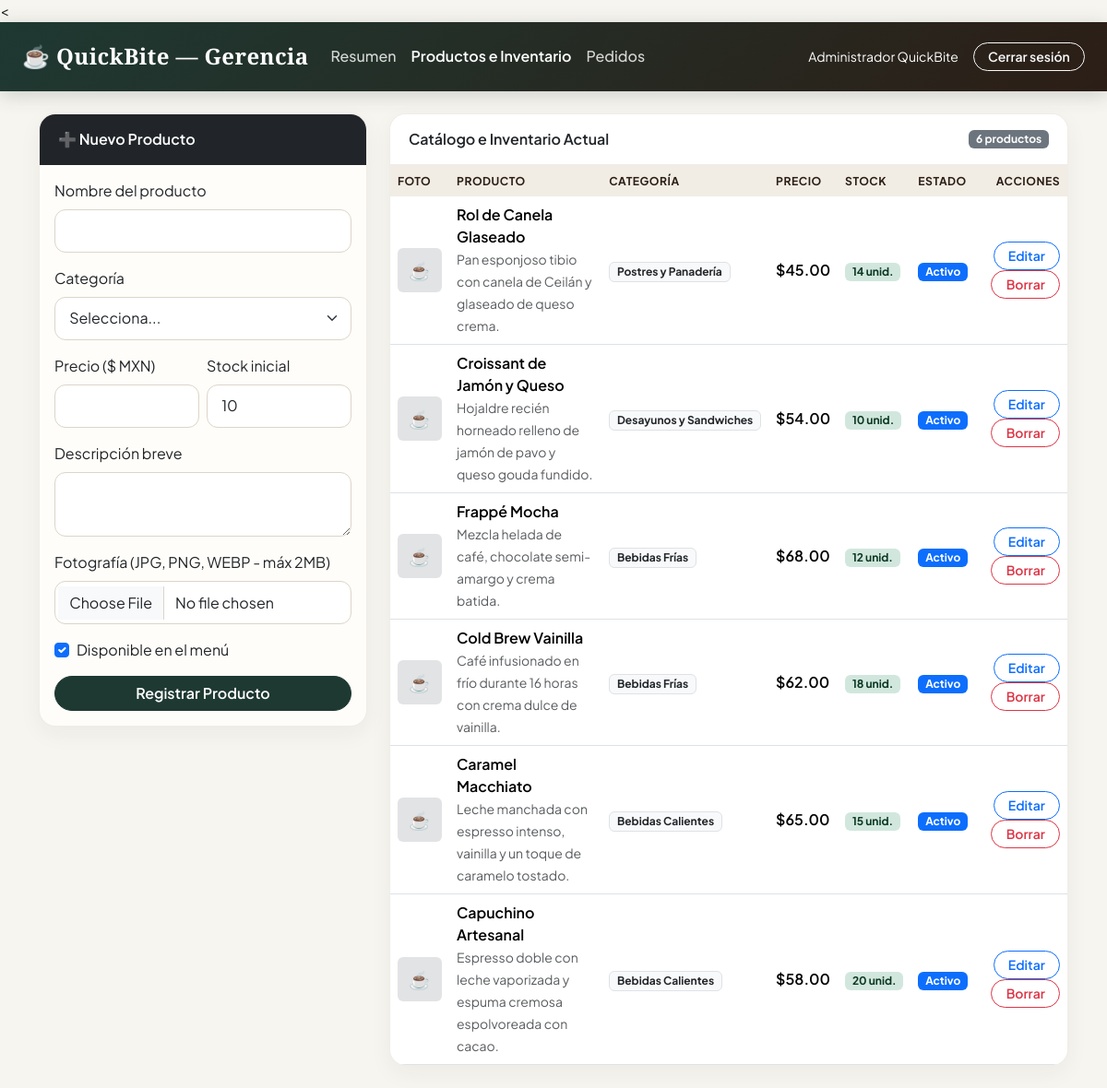
The page /admin/productos.php (signed in) on the database its author committed.
### tables this page shows
CREATE TABLE `productos` (
  `id` int(11) NOT NULL AUTO_INCREMENT,
  `nombre` varchar(120) NOT NULL,
  `descripcion` text DEFAULT NULL,
  `precio` decimal(10,2) NOT NULL,
  `stock` int(11) NOT NULL DEFAULT 0,
  `imagen` varchar(255) DEFAULT NULL,
  `categoria_id` int(11) NOT NULL,
  `activo` tinyint(1) NOT NULL DEFAULT 1,
  `creado_en` timestamp NULL DEFAULT current_timestamp(),
  PRIMARY KEY (`id`),
  KEY `categoria_id` (`categoria_id`),
  CONSTRAINT `productos_ibfk_1` FOREIGN KEY (`categoria_id`) REFERENCES `categorias` (`id`)
);

CREATE TABLE `categorias` (
  `id` int(11) NOT NULL AUTO_INCREMENT,
  `nombre` varchar(80) NOT NULL,
  PRIMARY KEY (`id`),
  UNIQUE KEY `nombre` (`nombre`)
);

### config/auth_check.php (called while the page is built, shortened)
<?php
function e(string $valor): string {
    return htmlspecialchars($valor, ENT_QUOTES, 'UTF-8');
}

### admin/productos.php (the view, shortened to what this page needs)
<?php
require_once __DIR__ . '/../config/database.php';
require_once __DIR__ . '/../config/auth_check.php';
$productoEditar = null;
$productos = $pdo->query(
    'SELECT p.*, c.nombre AS categoria_nombre
     FROM productos p
     INNER JOIN categorias c ON p.categoria_id = c.id
     ORDER BY p.id DESC'
)->fetchAll();
?>
<!DOCTYPE html>
<html lang="es">
<head>
    <<head>
    <link href="https://cdn.jsdelivr.net/npm/bootstrap@5.3.3/dist/css/bootstrap.min.css" rel="stylesheet">
    <link href="/assets/css/quickbite.css" rel="stylesheet">
</head>
<body>
<nav class="navbar navbar-expand-lg navbar-dark px-4">
    <a class="navbar-brand fw-bold" href="/admin/dashboard.php">☕ QuickBite — Gerencia</a>
    <div class="navbar-nav me-auto">
        <a class="nav-link" href="/admin/dashboard.php">Resumen</a>
        <a class="nav-link active fw-semibold" href="/admin/productos.php">Productos e Inventario</a>
        <a class="nav-link" href="/admin/pedidos.php">Pedidos</a>
    </div>
    <div class="d-flex align-items-center gap-3 text-white">
        <small><?= e($_SESSION['usuario_nombre']) ?></small>
        <a href="/auth/logout.php" class="btn btn-outline-light btn-sm">Cerrar sesión</a>
    </div>
</nav>
<div class="container py-4">
    <div class="row g-4">
        <div class="col-lg-4">
            <div class="card shadow-sm border-0">
                <div class="card-header bg-dark text-white fw-semibold">
                    <?= $productoEditar ? '✏️ Editar Producto #' . (int) $productoEditar['id'] : '➕ Nuevo Producto' ?>
                </div>
                <div class="card-body">
                    <form method="POST" action="/admin/productos.php" enctype="multipart/form-data">
                        <div class="mb-3">
                            <label class="form-label">Nombre del producto</label>
                            <input type="text" name="nombre" class="form-control"
                                   value="<?= e($productoEditar['nombre'] ?? '') ?>" required>
                        </div>
                        <div class="mb-3">
                            <label class="form-label">Categoría</label>
                            <select name="categoria_id" class="form-select" required>
                                <option value="">Selecciona...</option>
                            </select>
                        </div>
                        <div class="row g-2 mb-3">
                            <div class="col-6">
                                <label class="form-label">Precio ($ MXN)</label>
                                <input type="number" step="0.01" min="0.50" name="precio" class="form-control"
                                       value="<?= e((string) ($productoEditar['precio'] ?? '')) ?>" required>
                            </div>
                            <div class="col-6">
                                <label class="form-label">Stock inicial</label>
                                <input type="number" min="0" name="stock" class="form-control"
                                       value="<?= e((string) ($productoEditar['stock'] ?? '10')) ?>" required>
                            </div>
                        </div>
                        <div class="mb-3">
                            <label class="form-label">Descripción breve</label>
                            <textarea name="descripcion" rows="2" class="form-control"><?= e($productoEditar['descripcion'] ?? '') ?></textarea>
                        </div>
                        <div class="mb-3">
                            <label class="form-label">Fotografía (JPG, PNG, WEBP - máx 2MB)</label>
                            <input type="file" name="imagen" accept=".jpg,.jpeg,.png,.webp" class="form-control">
                        </div>
                        <div class="form-check mb-3">
                            <input class="form-check-input" type="checkbox" name="activo" id="activoCheck"
                                <?= (!isset($productoEditar) || (int) $productoEditar['activo'] === 1) ? 'checked' : '' ?>>
                            <label class="form-check-label" for="activoCheck">Disponible en el menú</label>
                        </div>
                        <div class="d-grid gap-2">
                            <button type="submit" class="btn btn-dark">
                                <?= $productoEditar ? 'Guardar Cambios' : 'Registrar Producto' ?>
                            </button>
                        </div>
                    </form>
                </div>
            </div>
        </div>
        <div class="col-lg-8">
            <div class="card shadow-sm border-0">
                <div class="card-header bg-white fw-semibold d-flex justify-content-between align-items-center">
                    <span>Catálogo e Inventario Actual</span>
                    <span class="badge bg-secondary"><?= count($productos) ?> productos</span>
                </div>
                <div class="table-responsive">
                    <table class="table table-hover align-middle mb-0">
                        <thead class="table-light">
                            <tr>
                                <th>Foto</th>
                                <th>Producto</th>
                                <th>Categoría</th>
                                <th>Precio</th>
                                <th>Stock</th>
                                <th>Estado</th>
                                <th class="text-end">Acciones</th>
                            </tr>
                        </thead>
                        <tbody>
                        <?php if (empty($productos)): ?>
                            <tr>
                                <td colspan="7" class="text-center text-muted py-4">
                                    Aún no hay productos registrados. Agrega el primero desde el formulario.
                                </td>
                            </tr>
                        <?php else: ?>
                            <?php foreach ($productos as $p): ?>
                                <tr>
                                    <td>
                                        <?php if (!empty($p['imagen'])): ?>
                                            <img src="/uploads/<?= e($p['imagen']) ?>" alt="<?= e($p['nombre']) ?>"
                                                 class="rounded object-fit-cover" style="width: 48px; height: 48px;">
                                        <?php else: ?>
                                            <div class="bg-secondary-subtle text-secondary rounded d-flex align-items-center justify-content-center"
                                                 style="width: 48px; height: 48px; font-size: 1.2rem;">☕</div>
                                        <?php endif; ?>
                                    </td>
                                    <td>
                                        <div class="fw-semibold"><?= e($p['nombre']) ?></div>
                                        <small class="text-muted"><?= e($p['descripcion'] ?? '') ?></small>
                                    </td>
                                    <td><span class="badge bg-light text-dark border"><?= e($p['categoria_nombre']) ?></span></td>
                                    <td class="fw-semibold">$<?= number_format((float) $p['precio'], 2) ?></td>
                                    <td>
                                        <?php if ((int) $p['stock'] <= 5): ?>
                                            <span class="badge bg-danger"><?= (int) $p['stock'] ?> unid.</span>
                                        <?php else: ?>
                                            <span class="badge bg-success-subtle text-success-emphasis"><?= (int) $p['stock'] ?> unid.</span>
                                        <?php endif; ?>
                                    </td>
                                    <td>
                                        <?= (int) $p['activo'] === 1
                                            ? '<span class="badge bg-primary">Activo</span>'
                                            : '<span class="badge bg-secondary">Oculto</span>' ?>
                                    </td>
                                    <td class="text-end">
                                        <a href="/admin/productos.php?editar=<?= (int) $p['id'] ?>"
                                           class="btn btn-sm btn-outline-primary">Editar</a>
                                        <form method="POST" action="/admin/productos.php" class="d-inline"
                                              onsubmit="return confirm('¿Seguro que deseas eliminar este producto?');">
                                            <button type="submit" class="btn btn-sm btn-outline-danger">Borrar</button>
                                        </form>
                                    </td>
                                </tr>
                            <?php endforeach; ?>
                        <?php endif; ?>
                        </tbody>
                    </table>
                </div>
            </div>
        </div>
    </div>
</div>
</body>
</html>

### assets/css/quickbite.css (style rules this page uses)
:root { --qb-forest: #1e3932; --qb-forest-dark: #132621; --qb-emerald: #00754a; --qb-espresso: #2c1e16; --qb-caramel: #c88a4b; --qb-mint: #d4e9e2; --qb-cream: #f7f5f0; --qb-surface: #fffdf9; --qb-text: #1f2421; --qb-muted: #6c635b; }
body { background-color: var(--qb-cream); font-family: 'Plus Jakarta Sans', -apple-system, BlinkMacSystemFont, sans-serif; color: var(--qb-text); }
.navbar { background: linear-gradient(135deg, var(--qb-forest) 0%, var(--qb-espresso) 100%) !important; box-shadow: 0 4px 20px rgba(30, 57, 50, 0.2); padding-top: 0.9rem; padding-bottom: 0.9rem; }
.navbar-brand { font-family: 'Playfair Display', serif; font-size: 1.5rem; letter-spacing: 0.4px; color: #ffffff !important; }
.navbar .nav-link { color: rgba(255, 255, 255, 0.82) !important; font-weight: 500; transition: color 0.2s ease; }
.navbar .nav-link:hover, .navbar .nav-link.active { color: #ffffff !important; }
.card { background-color: var(--qb-surface); border-radius: 18px !important; border: 1px solid rgba(44, 30, 22, 0.07) !important; box-shadow: 0 8px 24px rgba(44, 30, 22, 0.05) !important; overflow: hidden; }
.card-header { border-bottom: 1px solid rgba(44, 30, 22, 0.08); padding: 0.95rem 1.25rem; }
.btn { border-radius: 50px; font-weight: 600; padding-left: 1.25rem; padding-right: 1.25rem; transition: all 0.22s ease; }
.btn-sm { padding-left: 0.95rem; padding-right: 0.95rem; }
.btn-dark { background-color: var(--qb-forest); border-color: var(--qb-forest); color: #ffffff; }
.form-control, .form-select { border-radius: 12px; border: 1px solid #dcd5c9; background-color: #ffffff; padding: 0.65rem 0.95rem; }
.table thead th { background-color: #f1ede4; color: var(--qb-espresso); font-weight: 700; text-transform: uppercase; font-size: 0.76rem; letter-spacing: 0.5px; border-bottom: none; }

### rows shown on the page
productos: nombre "Rol de Canela Glaseado", descripcion "Pan esponjoso tibio con canela de Ceilán y glaseado de queso crema.", categoria.nombre "Postres y Panadería", precio "45.00", stock "14", activo "Activo"
productos: nombre "Croissant de Jamón y Queso", descripcion "Hojaldre recién horneado relleno de jamón de pavo y queso gouda fundido.", categoria.nombre "Desayunos y Sandwiches", precio "54.00", stock "10", activo "Activo"
productos: nombre "Frappé Mocha", descripcion "Mezcla helada de café, chocolate semi-amargo y crema batida.", categoria.nombre "Bebidas Frías", precio "68.00", stock "12", activo "Activo"
productos: nombre "Cold Brew Vainilla", descripcion "Café infusionado en frío durante 16 horas con crema dulce de vainilla.", categoria.nombre "Bebidas Frías", precio "62.00", stock "18", activo "Activo"
productos: nombre "Caramel Macchiato", descripcion "Leche manchada con espresso intenso, vainilla y un toque de caramelo tostado.", categoria.nombre "Bebidas Calientes", precio "65.00", stock "15", activo "Activo"
productos: nombre "Capuchino Artesanal", descripcion "Espresso doble con leche vaporizada y espuma cremosa espolvoreada con cacao.", categoria.nombre "Bebidas Calientes", precio "58.00", stock "20", activo "Activo"

### other values the page prints
$_SESSION['usuario_nombre'] "Administrador QuickBite"
count($productos) "6"
